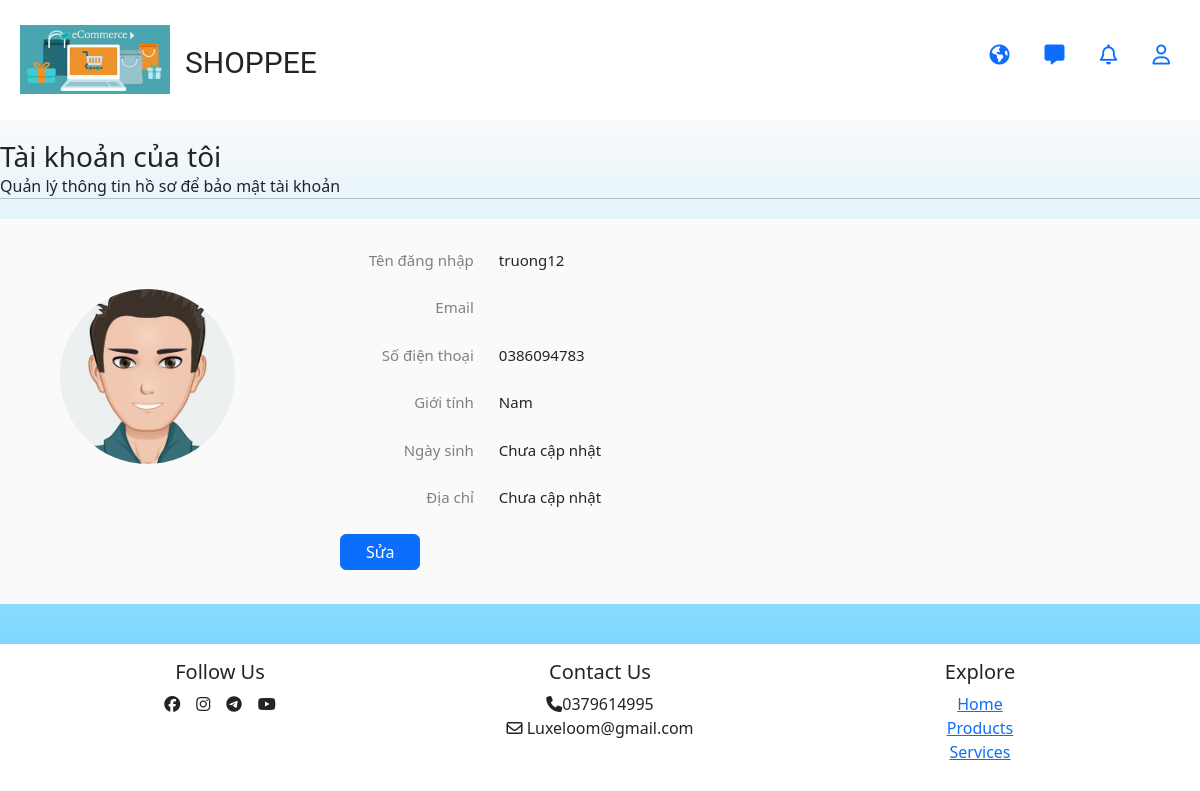
Page /VIEWS/profile/profile.php (signed in) on the committed database.
### tables this page shows
CREATE TABLE IF NOT EXISTS `users` (
  `id` int(11) NOT NULL AUTO_INCREMENT,
  `ten` varchar(50) NOT NULL DEFAULT '0',
  `diachi` varchar(50) DEFAULT '0',
  `sdt` varchar(15) DEFAULT '0',
  `email` varchar(50) DEFAULT '0',
  `src` varchar(200) DEFAULT '0',
  `usertype` varchar(10) NOT NULL DEFAULT '0',
  `google_id` varchar(200) DEFAULT NULL,
  `dob` date DEFAULT NULL,
  `facebook_id` varchar(200) DEFAULT NULL,
  `gender` varchar(50) DEFAULT 'Nam',
  PRIMARY KEY (`id`)
);

### MODEL/ProfileModel.php (called while the page is built, shortened)
<?php
    class ProfileModel{
        public function getList($id){
            $db= new Database();
            $conn= $db->getConnection();
            $sql="SELECT u.id,u.ten, u.email, u.sdt, u.src, u.dob, u.gender,u.diachi
            FROM users u
            WHERE u.id=?";
            $profileList=array();
            $stmt = $conn->prepare($sql);
        $stmt->bind_param("i", $id);
        $stmt->execute();
        $result = $stmt->get_result();
        if ($result->num_rows > 0) {
            while ($row = $result->fetch_assoc()) {
                $profileList[] = $row;
            }
        }
            return $profileList;
        }
}
?>

### CONTROLLER/ProfileController.php (called while the page is built, shortened)
<?php
    class ProfileController{
        public function getInstance()
        {
            require_once __DIR__.'\..\MODEL\ProfileModel.php';
        }
        public function getDataForView()
        {
            if(isset($_SESSION['id'])&&$_SESSION['id']!="")
            {
                $id=$_SESSION['id'];
            }
            $profileModel= new ProfileModel();
            return $profileModel->getList($id);
        }
    }
?>

### VIEWS/profile/profile.php (the view, shortened to what this page needs)
<?php
    require_once __DIR__.'\..\..\CONTROLLER\ProfileController.php';
    $profileController= new ProfileController();
    $profileList = $profileController->getDataForView();
?>
<!DOCTYPE html>
<html lang="en">
<head>
    <link rel="stylesheet" href="https://cdnjs.cloudflare.com/ajax/libs/font-awesome/6.5.1/css/all.min.css"
 />
    <link rel="stylesheet" href="https://cdn.jsdelivr.net/npm/bootstrap@5.2.3/dist/css/bootstrap.min.css">
    <link rel="stylesheet" href="/SaleSphere/STATIC/css/profile.css">
</head>
<body>
    <div class="main">
        <div class="header">
            <div class="MyLogo">
              <a class="LinkTrangChu" href="/SaleSphere/index.php">
              <img src="/SaleSphere/STATIC/assets/banner.jpg" class="img-fluid" style="width: 150px;">
              </a>
              <div class="namepage" style="font-size: 1.5rem; padding: 15px; font-family: 'Roboto'; font-size: 30px;">SHOPPEE</div>
            </div>
            <div class="navbar">
                <ul style="font-size: 20px;">
                    <li>
                        <a href="#"><i class="fa-solid fa-earth-americas"></i></a>
                    </li>
                    <li>
                        <a href="#"><i class="fa-solid fa-message"></i></a>
                    </li>
                    <li>
                        <a href="#"><i class="fa-regular fa-bell"></i></a>
                    </li>
                    <li>
                        <a href="#">
                            <i class="fa-regular fa-user"></i>
                        </a>
                    </li>
                </ul>
            </div>
          </div>
          <div class="mid">
            <h1>Tài khoản của tôi</h1>
            <p class="inf">Quản lý thông tin hồ sơ để bảo mật tài khoản</p>
            <hr>
            <div class="content">
             <?php foreach($profileList as $profile): ?>
                <div class="left_box">
                        <div class="content_img" style="display: flex; flex-direction: column;">
                            <img class="img_avatar" style="border-radius: 100%;" src="<?php if($profile['src']=='0'||$profile['src']==''){echo '/SaleSphere/STATIC/assets/default_avatar_1.jpg';} else {echo $profile['src'];} ?>" alt="">
                        </div>
                </div>
                <div class="right_box">
                <form action="/SaleSphere/CONTROLLER/ProfileController1.php" method="post" name="MyForm" id="myform">
                        <table>
                            <tr>
                                <td class="row_lbusername">
                                    <label class="lbusername">Tên đăng nhập</label>
                                </td>
                                <td class="row_txtusername">
                                    <div class="txtusername">
                                        <?php echo $profile['ten']; ?>
                                    </div>
                                </td>
                            </tr>
                            <tr>
                                <td class="row_lbemail">
                                    <label class="lbemail">Email</label>
                                </td>
                                <td class="row_txtemail">
                                </td>
                            </tr>
                            <tr>
                                <td class="row_lbnumber">
                                    <label class="lbnumber">Số điện thoại</label>
                                </td>
                                <td class="row_txtnumber">
                                    <div class="txtnumber">
                                    <?php if($profile['sdt']=='0'){echo "Chưa cập nhật";} else {echo $profile['sdt'];} ?>
                                    </div>
                                </td>
                            </tr>
                            <tr>
                                <td class="row_lbgender">
                                    <label class="lbgender">Giới tính</label>
                                </td>
                                <td class="row_cbgender">
                                    <div class="cbmale">
                                    <?php echo $profile['gender']; ?>
                                    </div>
                                </td>
                            </tr>
                            <tr>
                                <td class="row_lbdob">
                                    <label class="lbdob">Ngày sinh</label>
                                </td>
                                <td class="row_txtdob">
                                    <div class="txtdob">
                                    <?php if(date("d/m/Y",strtotime($profile['dob']))=='01/01/1970'||date("d/m/Y",strtotime($profile['dob']))=='30/11/-0001'||date("d/m/Y",strtotime($profile['dob']))=='00/00/0000'){echo "Chưa cập nhật";} else{ echo date("d/m/Y",strtotime($profile['dob']));} ?>
                                    </div>
                                </td>
                            </tr>
                            <tr>
                                <td class="row_lbaddress">
                                    <label class="lbaddress">Địa chỉ</label>
                                </td>
                                <td class="row_txtaddress">
                                    <div class="txtaddress">
                                    <?php if($profile['diachi']=='0') {echo "Chưa cập nhật";} else {echo $profile['diachi'];} ?>
                                    </div>
                                </td>
                            </tr>
                            <tr>
                                <td class="row_btnluu">
                                <input type="submit" id="submit1" class="btnluu btn btn-primary" value="Sửa"></input>
                                </td>
                            </tr>
                            <?php endforeach;?>
                        </table>
                    </form>
                </div>
            </div>
            <h1 style="padding: 0 0 40px;"></h1>
          </div>
          <div class="footer">
            <div class="container">
              <div class="row">
                  <div class="col-md text-center mt-3 mb-4 footer_follow">
                      <h5 class="footer_follow-title">Follow Us</h5>
                      <ul class="list-unstyled d-flex justify-content-center mb-0 footer_follow-list">
                          <li class="me-3 footer_follow-list-item">
                              <a href="#" class="text-dark">
                                  <i class="fab fa-facebook"></i>
                              </a>
                          </li >
                          <li class="me-3 footer_follow-list-item">
                              <a href="#" class="text-dark">
                                  <i class="fab fa-instagram"></i>
                              </a>
                          </li>
                          <li class="me-3 footer_follow-list-item">
                              <a href="#" class="text-dark">
                                  <i class="fab fa-telegram"></i>
                              </a>
                          </li>
                          <li class="footer_follow-list-item">
                              <a href="#" class="text-dark">
                                  <i class="fab fa-youtube"></i>
                              </a>
                          </li>
                      </ul>
                  </div>
                   <div class="col-md text-center mt-md-3 mt-3 mb-4 footer_contact">
                      <h5 class="footer_contact-title">Contact Us</h5>
                      <ul class="list-unstyled mb-0 footer_contact-list">
                          <li class="footer_contact-list-item"><i class="fa-solid fa-phone"></i>0379614995</li>
                          <li class="footer_contact-list-item">
                              <i class="fa-regular fa-envelope"></i>
                              Luxeloom@gmail.com
                          </li>
                      </ul>
                  </div>
                  <div class="col-md text-center mt-md-3 mt-3 mb-4 footer_explore">
                      <h5 class="footer_explore-title">Explore</h5>
                      <ul class="list-unstyled mb-0 footer_explore-list">
                          <li class="footer_explore-list-item"><a href="#">Home</a></li>
                          <li class="footer_explore-list-item"><a href="#">Products</a></li>
                          <li class="footer_explore-list-item"><a href="#">Services</a></li>
                      </ul>
                  </div>
              </div>
          </div>
          </div>
    </div>
</body>
</html>

### STATIC/css/profile.css (style rules this page uses)
* { padding: 0; margin: 0; box-sizing: border-box; }
.MyLogo { padding: 40px; padding-left: 180px; padding-top: 15px; display: inline-flex; }
.header { height: 100px; width: 100%; background-color: white; margin: 0 0 20px; }
.mid { background-image: linear-gradient(#fafafa, #80D8FF); }
.content { padding-top: 1.25rem; padding-right: 0px; padding-bottom: 2.175rem; padding-left: 0px; margin: 0 auto; background-color: #fafafa; width: 1200px; display: flex; }
.mid .content .left_box { width: 400px; padding: 50px 0 0 250px; }
h1 { font-size: 28px; display: block; margin: 0 auto; width: 1200px; padding-top: 20px; }
hr { display: block; margin: 0 auto 20px auto; width: 100%; }
.mid .inf { margin: 0 auto; width: 1200px; }
.mid .content .right_box { padding: 10px 100px 0 100px; width: 800px; }
table { width: 600px; }
.row_lbusername, .row_lbemail, .row_lbnumber, .row_lbgender, .row_lbdob, .row_lbaddress { text-align: right; color: gray; padding-bottom: 25px; }
.row_txtusername, .row_txtemail, .row_txtnumber, .row_cbgender, .row_txtdob, .row_txtaddress { padding-bottom: 25px; padding-left: 25px; }
.row_cbgender { display: flex }
.cbmale, .cbfemale { padding-right: 20px; }
form { font-size: 15px; }
.btnluu { padding: 5px 20px; }
.row_btnluu { padding-left: 50px; }
form input { width: 60%; }
.main .header .navbar { padding: 40px 0; float: right; }
.main .header .navbar ul { list-style-type: none; }
.main .header .navbar ul li { padding-right: 30px; display: inline-block; position: relative; }
.main .mid .content .left_box .content_img .img_avatar { width: 125%; }
@media only screen and (min-width: 768px) and (max-width: 1200px) { .main .header .MyLogo { padding-left: 20px; padding-top: 25px; } }
@media only screen and (min-width: 768px) and (max-width: 1200px) { .main .mid .content { width: 100% ; margin: 0 auto; } }
@media only screen and (min-width: 768px) and (max-width: 1200px) { .main .mid .content .left_box { width: 200px !important; padding-left: 60px !important; } }
@media only screen and (min-width: 768px) and (max-width: 1200px) { .main .mid .content .right_box { width: 568px !important; padding-left: 90px !important; } }
@media only screen and (min-width: 768px) and (max-width: 1200px) { h1,.mid .inf,table { width: 100%; } }

### rows in the picture
users: ten "truong12", sdt "0386094783", gender "Nam", shows "Chưa cập nhật", diachi "Chưa cập nhật"
